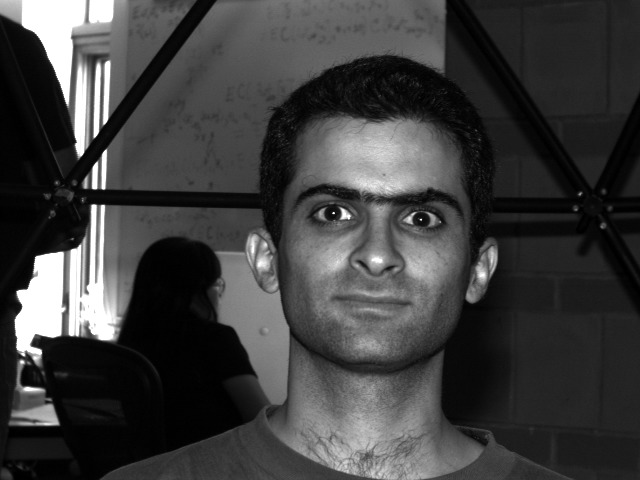
%> input picture Code for paper_survey 3/yaleB11_P00A-000E-00.jpg, 640 x 480 px
$ octave ex_image_dictionary.m   (GNU Octave 9; MATLAB toolbox functions it lacks are replaced by stand-ins)
%> lines starting %> are read from the running program, lines starting %| are printed output that depends on the picture
%%--------- Example for dictionary learning---------%
%                                                   %
%---------------------------------------------------%
clear all
%%Step 1: Add 2 toolboxes into our script M-File
%
%-----------------------------------------------
addpath('functions/');
%addpath('data/');
%% Step 2: Load image from my folder and preprocess such image
%
%-------------------------------------------------------------
n=256;
% M=load_image('1')
% M=rescale(crop(M0,n))
M0=im2double(imread('yaleB11_P00A-000E-00.jpg'));
%> M0: size 480x640 double; min 0, max 1, mean 0.244
M0=imresize(M0,[256 256]);
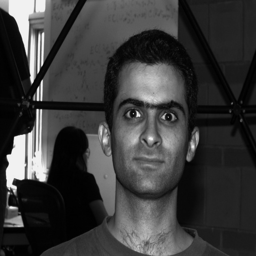
%> M0: size 256x256 double; min -0.00371, max 1.06, mean 0.244; drawn with min black and max white
% Create noising
sigma=0.04;
M=M0+sigma*randn(n);
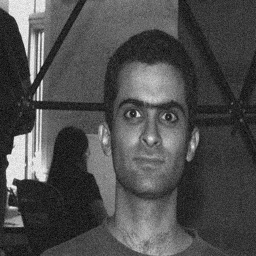
%> M: size 256x256 double; min -0.153, max 1.15, mean 0.243; drawn with min black and max white
% Draw original and noising image
% figure;
% subplot(1,2,1);imshow(M0);title('Original');
% subplot(1,2,2);imshow(M);title('Noising');
%% Step 3: Patch Extraction
%
%----------------------------------------------------------------
% Size of patchs
w=12;
% Number of patches
m=40*w^2;
x=floor(rand(1,1,m)*(n-w))+1;
y=floor(rand(1,1,m)*(n-w))+1;
[dY,dX]=meshgrid(0:(w-1),0:(w-1));
Xp=repmat(dX,[1 1 m])+repmat(x,[w w 1]);
Yp=repmat(dY,[1 1 m])+repmat(y,[w w 1]);
P=M(Xp+(Yp-1)*n);
P=P-repmat(mean(mean(P)),[w w]);
P=reshape(P,[w^2 m]);
% [4 lines of commented-out code are left out]
plot_dictionary(P,[],[8 12])
%> (this line was passed over: plot_dictionary is not available in this run)

$ run again, with Code for paper_survey 3/yaleB11_P08A-085E-20.jpg copied over Code for paper_survey 3/yaleB11_P00A-000E-00.jpg
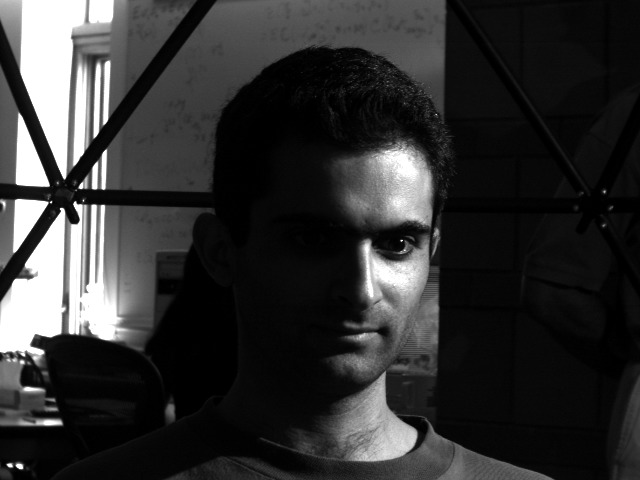
%> input picture Code for paper_survey 3/yaleB11_P08A-085E-20.jpg, 640 x 480 px
%> `M0=imresize(M0,[256 256]);`:
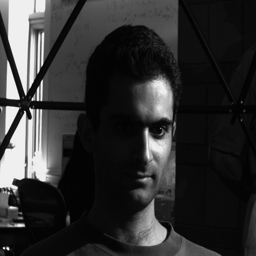
%> M0: size 256x256 double; min -0.015, max 1.07, mean 0.193; drawn with min black and max white
%> `M=M0+sigma*randn(n);`:
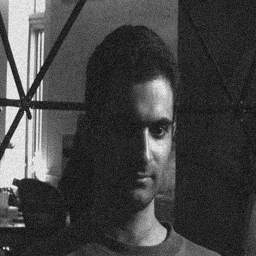
%> M: size 256x256 double; min -0.157, max 1.16, mean 0.193; drawn with min black and max white

$ run again, with Code for paper_survey 3/yaleB11_P08A-110E-15.jpg copied over Code for paper_survey 3/yaleB11_P00A-000E-00.jpg
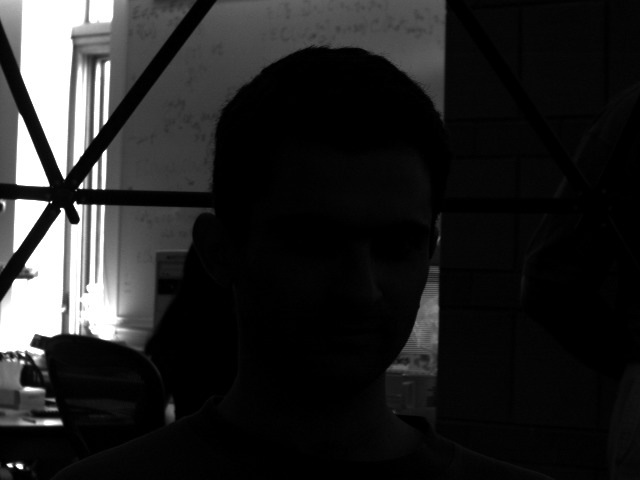
%> input picture Code for paper_survey 3/yaleB11_P08A-110E-15.jpg, 640 x 480 px
%> `M0=imresize(M0,[256 256]);`:
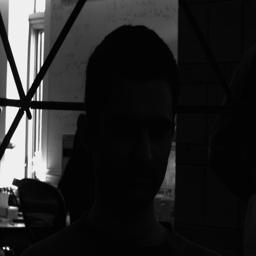
%> M0: size 256x256 double; min -0.0131, max 1.07, mean 0.139; drawn with min black and max white
%> `M=M0+sigma*randn(n);`:
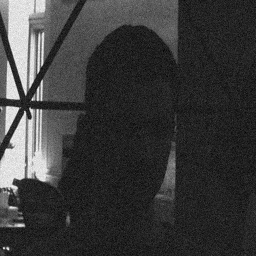
%> M: size 256x256 double; min -0.162, max 1.16, mean 0.139; drawn with min black and max white
